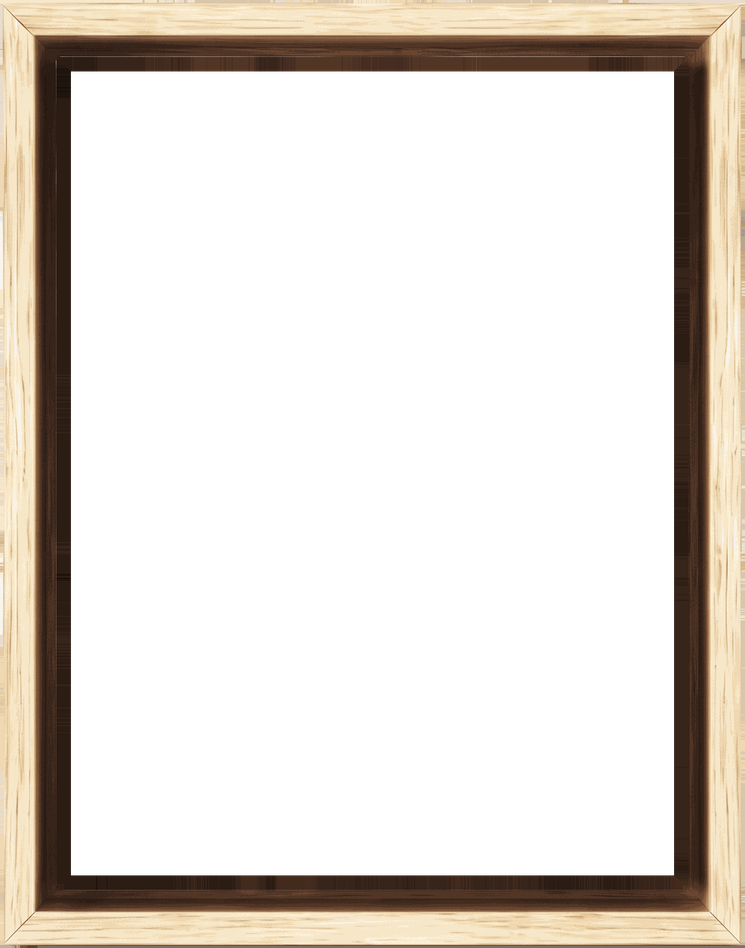
#> input picture assets/img/frame-oak.png, 745 x 948 px, shrunk from 1334 x 1698 before the run, found by its file name
$ python fix-frame-edges.py
#> lines starting #> are read from the running program, lines starting #| are printed output that depends on the picture; after the words box and inside, x2 and y2 are one past the last pixel; in counts of white or black regions, pixels touching at a corner belong together
#!/usr/bin/env python3
"""Repair the edges of the floater-frame cut-out.

The frame is painted as a CSS border-image, so every pixel inside the slice
lines ends up on screen. Two things in the cut file did not belong there:

  * a four-to-seven pixel transparent fringe all the way round the outside,
    left behind by the antialiased crop;
  * a band of the white canvas face, up to sixteen pixels of it along the
    top and the left, sitting between the dark recess and the cleared
    middle — which is what renders as a pale gap where the shadow should be.

There was also nothing to spare at the inner boundary: the slice line fell
within a pixel or two of the cleared middle, so a renderer that landed on a
half pixel had transparency to sample and left a seam.

So: carry the wood outward to the very edge of the file, and carry the
recess inward over the white band and on past the slice lines, leaving a
solid margin the renderer can round into either way. The cut-out itself —
everything more than MARGIN inside the opening — stays clear, because that
is where the canvas shows through.

Run from the project root. Safe to run twice.
"""
import numpy as np
from PIL import Image

SRC    = 'assets/img/frame-oak.png'
DST    = 'assets/img/frame-oak.webp'
BRIGHT = 150    # above this luminance a pixel is canvas face, not recess
MARGIN = 26     # how far past the opening the recess is carried

img = Image.open(SRC).convert('RGBA')
#> img is the input picture: PIL image 745x948 RGBA; mean R, G, B, A 49.4, 42.8, 35.4, 79.7
a = np.array(img).astype(np.int16)
h, w, _ = a.shape
#> h = 948; w = 745
lum = (0.299 * a[:, :, 0] + 0.587 * a[:, :, 1] + 0.114 * a[:, :, 2])
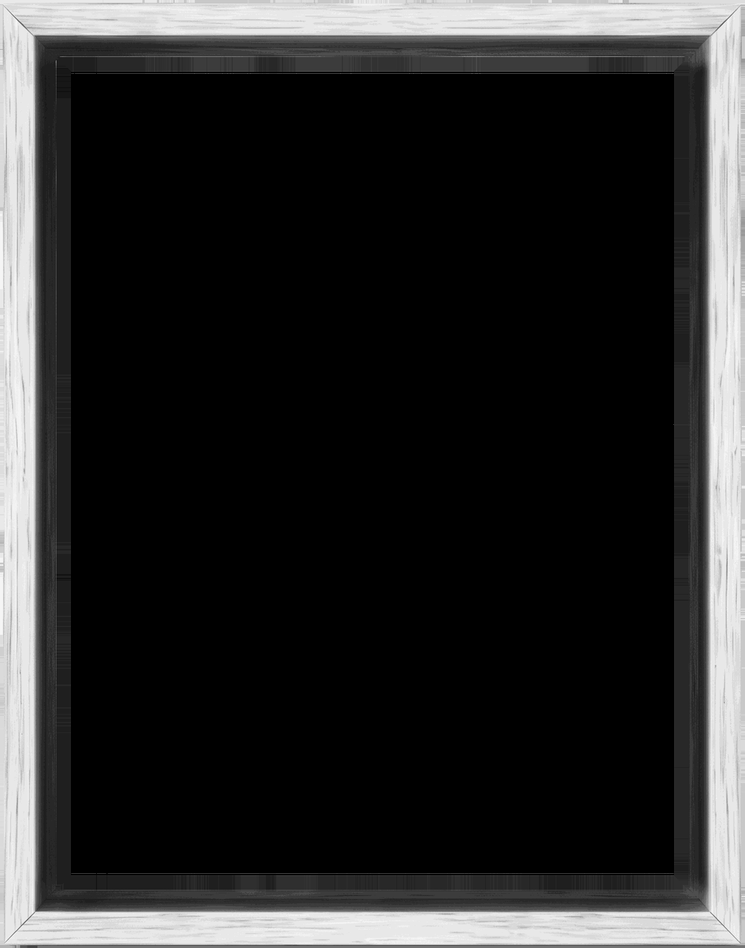
#> lum: shape (948, 745) float64; min 0, max 252.3, mean 44

# ── the outer fringe: carry the outermost wood pixel to the file edge ──
for y in range(h):
    solid = np.nonzero(a[y, :, 3] >= 250)[0]
    if len(solid):
        a[y, :solid[0], :3] = a[y, solid[0], :3]
        a[y, :solid[0],  3] = 255
        a[y, solid[-1] + 1:, :3] = a[y, solid[-1], :3]
        a[y, solid[-1] + 1:,  3] = 255
for x in range(w):
    solid = np.nonzero(a[:, x, 3] >= 250)[0]
    if len(solid):
        a[:solid[0], x, :3] = a[solid[0], x, :3]
        a[:solid[0], x,  3] = 255
        a[solid[-1] + 1:, x, :3] = a[solid[-1], x, :3]
        a[solid[-1] + 1:, x,  3] = 255
lum = (0.299 * a[:, :, 0] + 0.587 * a[:, :, 1] + 0.114 * a[:, :, 2])
clear = a[:, :, 3] < 250   # now only the cut-out in the middle
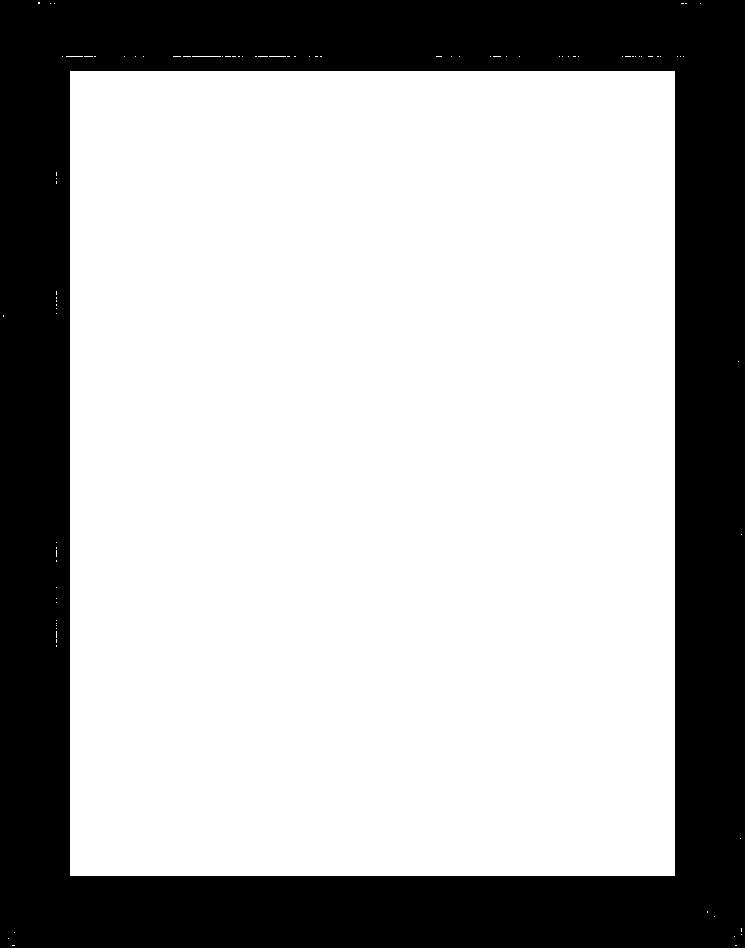
#> clear: shape (948, 745) bool; 69% white; 1 black region, box (x1, y1, x2, y2) and area: (0, 0, 745, 948) 218970

# ── the opening: the cleared middle, grown over the white canvas fringe ──
cy, cx = h // 2, w // 2
#> cy = 474; cx = 372
x0 = cx
#> x0 = 372
while x0 > 1 and (clear[cy, x0 - 1] or lum[cy, x0 - 1] > BRIGHT): x0 -= 1
#> this loop made 302 passes
#> x0 on passes 1 to 3: 371, 370, 369
#> after the loop, x0 = 70
x1 = cx
#> x1 = 372
while x1 < w - 2 and (clear[cy, x1 + 1] or lum[cy, x1 + 1] > BRIGHT): x1 += 1
#> after the loop, x1 = 674
y0 = cy
#> y0 = 474
while y0 > 1 and (clear[y0 - 1, cx] or lum[y0 - 1, cx] > BRIGHT): y0 -= 1
#> this loop made 403 passes
#> y0 on passes 1 to 3: 473, 472, 471
#> after the loop, y0 = 71
y1 = cy
#> y1 = 474
while y1 < h - 2 and (clear[y1 + 1, cx] or lum[y1 + 1, cx] > BRIGHT): y1 += 1
#> after the loop, y1 = 875
print('opening x %d..%d  y %d..%d' % (x0, x1, y0, y1))
#| opening x 70..674  y 71..875

# ── carry the recess inward, over the white band and past the slice ──
# Each line takes the colour of the recess pixel just outside the opening,
# so the shadow keeps the grain and the falloff of the photograph.
def darkest(block, axis):
    """The deepest pixel of the recess within a few of the opening's edge.

    The boundary between shadow and canvas wanders by a pixel or two along
    the length of the frame, so reading a single line would pick up canvas
    here and there and smear it back across the shadow."""
#> called with block = array of shape (948, 8, 3), axis = 1
    l = 0.299 * block[:, :, 0] + 0.587 * block[:, :, 1] + 0.114 * block[:, :, 2]
    i = l.argmin(axis=axis)
#> i = 948 values, max 7 at index 29, min 0 at index 0, mean 0.438
    j = np.arange(block.shape[1 - axis])
#> j = 948 values from 0 to 947
    return block[i, j] if axis == 0 else block[j, i]

PROBE = 8
left   = darkest(a[:, x0 - PROBE:x0, :3], 1)
#> left = 948 rows, first 8: [248, 232, 202], [250, 234, 204], [239, 222, 194], [229, 207, 174], [240, 216, 176], [238, 215, 177], [246, 229, 198], [246, 230, 200]
right  = darkest(a[:, x1 + 1:x1 + 1 + PROBE, :3], 1)
#> right = 948 rows, first 8: [233, 220, 203], [234, 221, 205], [227, 213, 195], [224, 201, 166], [239, 216, 177], [237, 214, 177], [245, 228, 197], [247, 231, 201]
top    = darkest(a[y0 - PROBE:y0, :, :3], 0)
#> top = 745 rows, first 8: [214, 191, 158], [214, 191, 158], [214, 190, 159], [216, 186, 146], [221, 191, 145], [228, 203, 163], [241, 221, 187], [247, 231, 201]
bottom = darkest(a[y1 + 1:y1 + 1 + PROBE, :, :3], 0)
#> bottom = 745 rows, first 8: [222, 200, 167], [222, 200, 167], [222, 200, 168], [223, 200, 166], [214, 186, 143], [229, 204, 166], [246, 229, 198], [247, 231, 202]

for y in range(y0, y1 + 1):
    dt, db = y - y0, y1 - y
    for x in range(x0, x1 + 1):
        dl, dr = x - x0, x1 - x
        d = min(dl, dr, dt, db)
        if d >= MARGIN and clear[y, x]:
            a[y, x, 3] = 0          # the cut-out: the canvas shows through
            continue
        if d == dl:   a[y, x, :3] = left[y]
        elif d == dr: a[y, x, :3] = right[y]
        elif d == dt: a[y, x, :3] = top[x]
        else:         a[y, x, :3] = bottom[x]
        a[y, x, 3] = 255
#> this loop made 805 passes
#> db on passes 1 to 3: 804, 803, 802
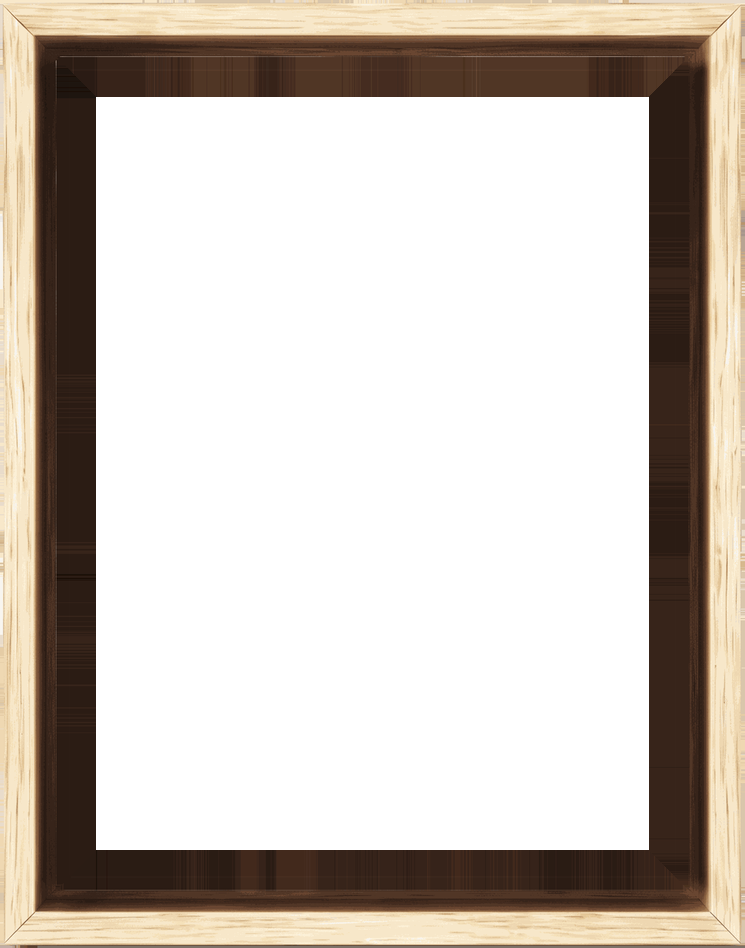
#> a: shape (948, 745, 4) int16; mean R, G, B, A 54.4, 46.1, 37.7, 104.4; transparent parts drawn white

out = Image.fromarray(a.astype(np.uint8), 'RGBA')
out.save(SRC, optimize=True)
out.save(DST, format='WEBP', quality=92, method=6)

# ── check: nothing pale may survive inside a slice line ──
chk = np.array(out).astype(np.int16)
cl = (0.299 * chk[:, :, 0] + 0.587 * chk[:, :, 1] + 0.114 * chk[:, :, 2])
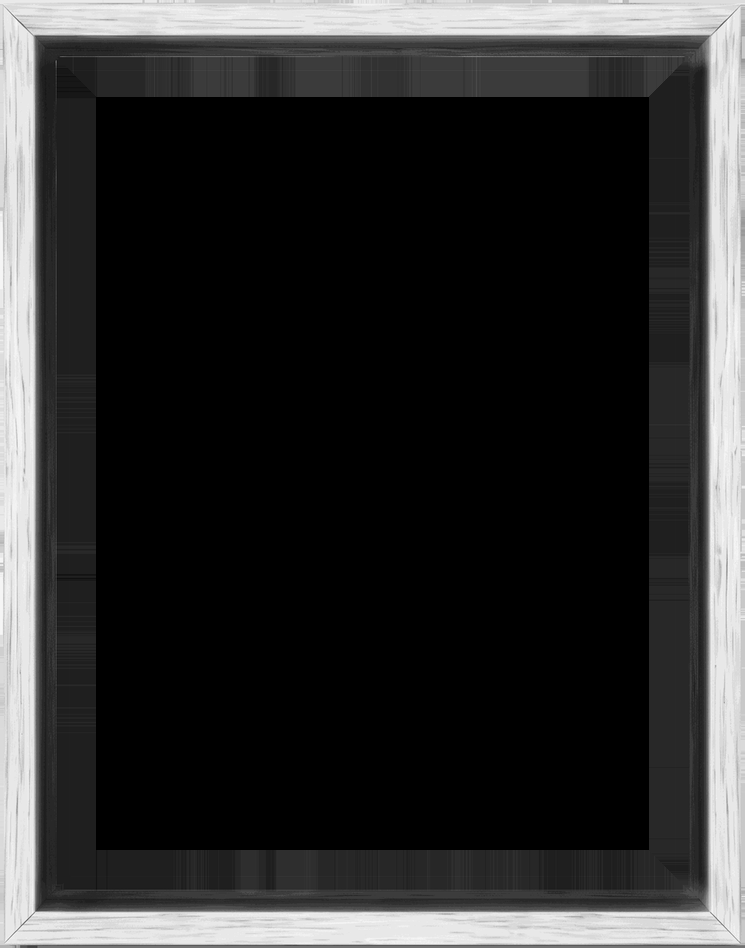
#> cl: shape (948, 745) float64; min 0, max 252.3, mean 47.6
# Only the part of each border band that falls inside the opening matters:
# the wood outside it is meant to be light.
bands = {'top':    (slice(y0, 117),      slice(x0, x1 + 1)),
         'bottom': (slice(h - 104, y1 + 1), slice(x0, x1 + 1)),
         'left':   (slice(y0, y1 + 1),   slice(x0, 114)),
         'right':  (slice(y0, y1 + 1),   slice(w - 102, x1 + 1))}
for name, (ys, xs) in bands.items():
    band = cl[ys, xs]
    print('%-7s %d pixels, %d of them pale, brightest %d'
          % (name, band.size, int((band > BRIGHT).sum()), int(band.max()) if band.size else -1))
#> this loop made 4 passes
#> name on passes 1 to 4: 'top', 'bottom', 'left', 'right'
#| top     27830 pixels, 0 of them pale, brightest 73
#| bottom  19360 pixels, 0 of them pale, brightest 50
#| left    35420 pixels, 0 of them pale, brightest 41
#| right   25760 pixels, 0 of them pale, brightest 60
#> pass 1, `band = cl[ys, xs]`:
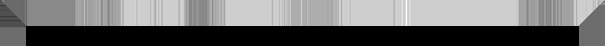
#> band: shape (46, 605) float64; min 0, max 73.8, mean 30.4; drawn with min black and max white
#> pass 3, `band = cl[ys, xs]`:
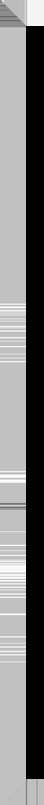
#> band: shape (805, 44) float64; min 0, max 41.54, mean 19.8; drawn with min black and max white
#> after the loop:
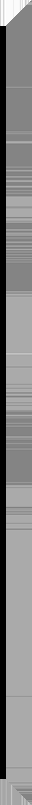
#> band: shape (805, 32) float64; min 0, max 60.72, mean 30.9; drawn with min black and max white
print('written', SRC, DST, out.size)
#| written assets/img/frame-oak.png assets/img/frame-oak.webp (745, 948)

$ run again, with assets/img/tree-base.jpg saved as assets/img/frame-oak.png
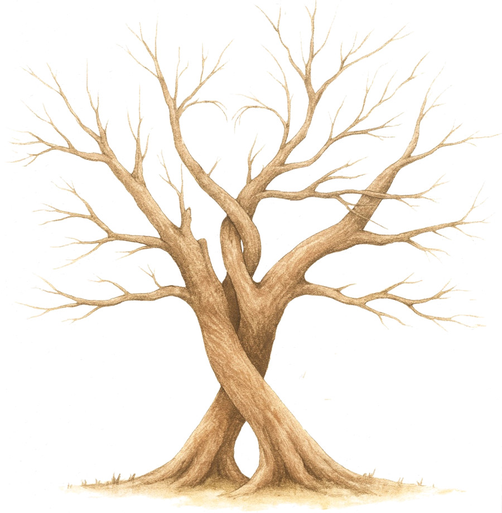
#> input picture assets/img/tree-base.jpg, 502 x 513 px, shrunk from 900 x 920 before the run, found by its file name
#> `lum = (0.299 * a[:, :, 0] + 0.587 * a[:, :, 1] + 0.114 * a[:, :, 2])`:
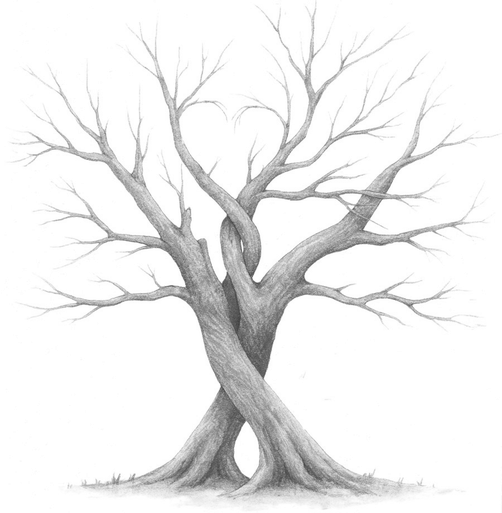
#> lum: shape (513, 502) float64; min 64.66, max 255, mean 238.6
#> clear: shape (513, 502) bool; every value is 0
#> the loop `while x0 > 1 and (clear[cy, x0 - 1] or lum[cy, x0 - 1] > BRIGHT): x0 -..` made 1 pass
#> x0 on pass 1: 250
#> after the loop `while x0 > 1 and (clear[cy, x0 - 1] or lum[cy, x0 - 1] > BRIGHT): x0 -..`: x0 = 250
#> the loop `while x1 < w - 2 and (clear[cy, x1 + 1] or lum[cy, x1 + 1] > BRIGHT): ..` made 3 passes
#> after the loop `while x1 < w - 2 and (clear[cy, x1 + 1] or lum[cy, x1 + 1] > BRIGHT): ..`: x1 = 254
#> the loop `while y0 > 1 and (clear[y0 - 1, cx] or lum[y0 - 1, cx] > BRIGHT): y0 -..` made 1 pass
#> y0 on pass 1: 255
#> after the loop `while y0 > 1 and (clear[y0 - 1, cx] or lum[y0 - 1, cx] > BRIGHT): y0 -..`: y0 = 255
#> after the loop `while y1 < h - 2 and (clear[y1 + 1, cx] or lum[y1 + 1, cx] > BRIGHT): ..`: y1 = 256
#| opening x 250..254  y 255..256
#> i = 513 values, max 7 at index 86, min 0 at index 0, mean 2.42
#> left = 513 rows, first 8: [255, 255, 255], [255, 255, 255], [255, 255, 255], [255, 255, 255], [255, 255, 255], [255, 255, 255], [255, 255, 255], [255, 255, 255]
#> right = 513 rows, first 8: [255, 255, 255], [255, 255, 255], [255, 255, 255], [255, 255, 255], [254, 252, 252], [242, 239, 233], [233, 229, 214], [234, 228, 204]
#> top = 502 rows, first 8: [255, 255, 255], [255, 255, 255], [255, 255, 255], [255, 255, 255], [255, 255, 255], [255, 255, 255], [255, 255, 255], [255, 255, 255]
#> bottom has the same summary as top
#> the loop `for y in range(y0, y1 + 1):` made 2 passes
#> (dt, db) on passes 1 to 2: (0, 1), (1, 0)
#> the loop `for name, (ys, xs) in bands.items():` made 4 passes
#> name on passes 1 to 4: 'top', 'bottom', 'left', 'right'
#> (printed output is left out)
#| written assets/img/frame-oak.png assets/img/frame-oak.webp (502, 513)
